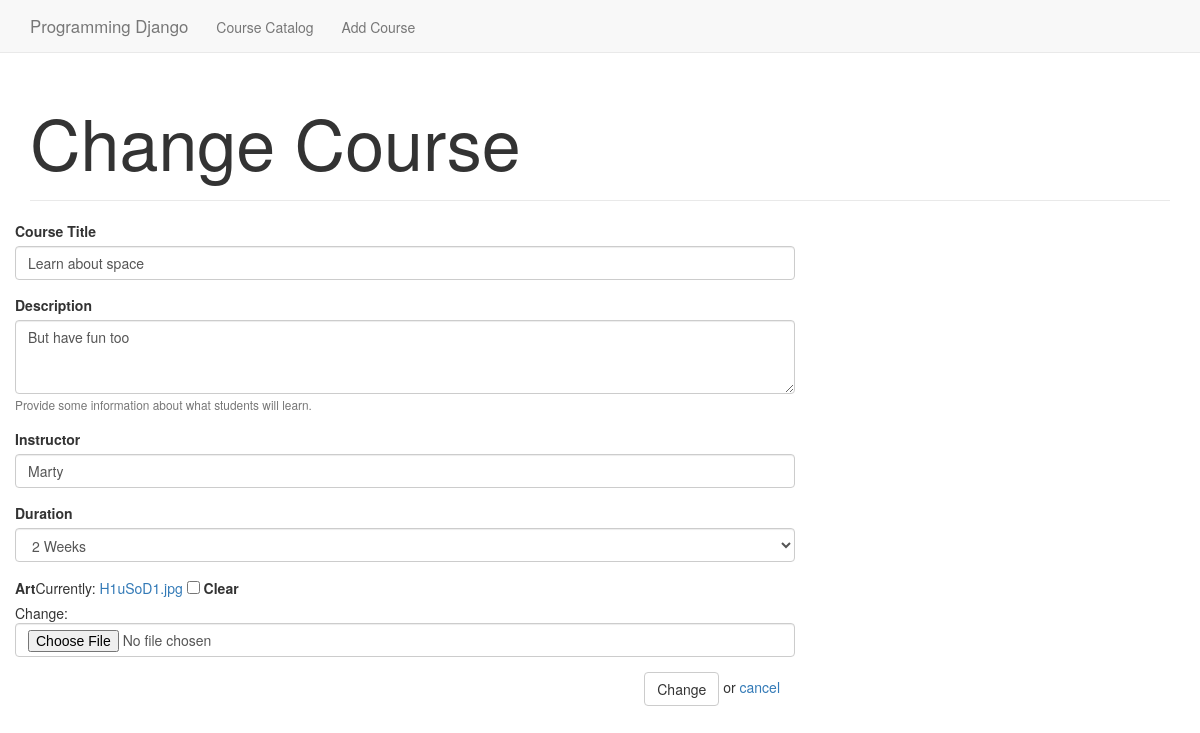
Page /courses/4/change on the committed database.
### courses/models.py (models this page shows)
class Course(models.Model):
    title = models.CharField(max_length=250)
    description = models.TextField()
    instructor = models.CharField(max_length=150)
    DURATION_CHOICES = [('1', '2 Weeks'), ('2', '8 Weeks')]
    duration = models.CharField(max_length=7, choices=DURATION_CHOICES)
    image = models.ImageField('course_art/', null=True, blank=True)

### courses/views.py (the view)
# urls.py: url(r'^(?P<pk>[0-9]+)/change$', views.UpdateView.as_view(), name='change'),
class UpdateView(generic.UpdateView):
    model = Course
    success_url = reverse_lazy('index')
    form_class = CourseForm
    template_name_suffix = '_update_form'

### courses/models.py
class CourseForm(forms.ModelForm):
    class Meta:
        model = Course
        fields = ['title','description','instructor','duration','image']
        widgets = {
            'title': forms.TextInput(attrs={'placeholder': 'Name it something good'}),
            'description': forms.Textarea(attrs={'rows':3}),
            'instructor': forms.TextInput(attrs={'placeholder': 'Django Guru'}),
        }
        labels = {
            'title': 'Course Title',
            'image': 'Art',
        }
        help_texts = {
            'description': 'Provide some information about what students will learn.',
        }

### courses/templates/courses/course_update_form.html (shortened to what this page needs)
{% extends "base.html" %}
{% load bootstrap3 %}
{% block page_content %}
<h1 class="hero">Change Course</h1>
<hr>
<div class="row">
  <div class="col-md-8">
    <form action="" class="form-horizontal" method="post" enctype='multipart/form-data'>{% csrf_token %}
      {% bootstrap_form form layout='horizontal' %}
      <div class="text-right">
        <input type="submit" value="Change" class="btn btn-default" /> or
        <a href="{% url 'detail' object.id %}">cancel</a>
      </div>
    </form>
  </div>
</div>
{% endblock %}

### static/css/course-catalog.css (style rules this page uses)
.hero { font-size: 5em; }
hr { border: 0; border-top: 1px solid #E9E9E9; margin: 2rem 0; }

### rows in the picture
Course: title "Learn about space", description "But have fun too", instructor "Marty", duration "2 Weeks"
